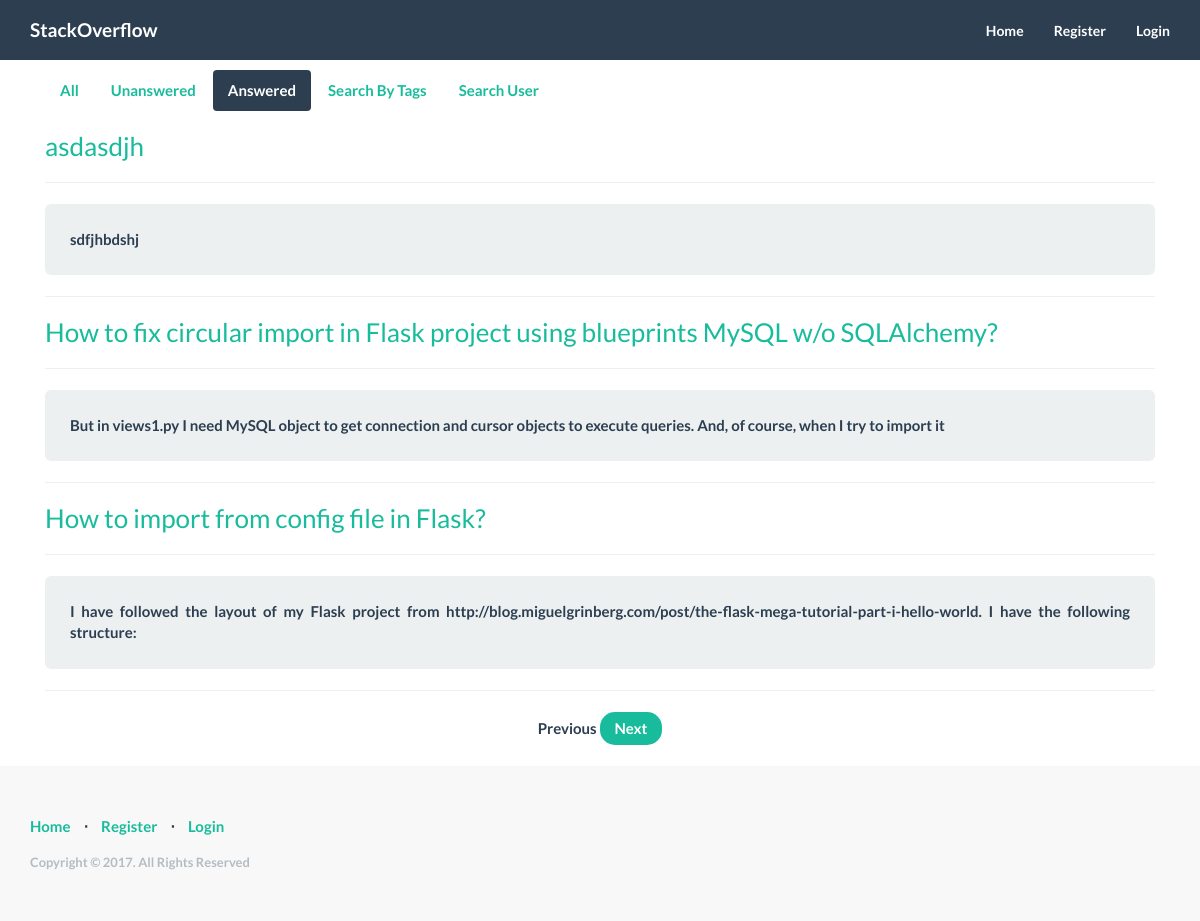
The app's page /answeredQuestions with its own data.
### app/mod_question/models.py (models this page shows, shortened)
class Question(db.Model):
	__tablename__ = "questions"
	question_id = db.Column(db.Integer, primary_key = True)
	title = db.Column(db.String)
	body = db.Column(db.Text)
	code = db.Column(db.Text)
	timestamp = db.Column(db.DateTime)
	user_id = db.Column(db.Integer, db.ForeignKey('users.user_id'))
	answers = db.relationship('Answer', backref = 'question', lazy = 'dynamic')
	comments = db.relationship('Comment', backref = 'question', lazy = 'dynamic')
	tags = db.relationship('Tag', backref = 'question', lazy = 'dynamic')
	upvotes = db.relationship('Upvote', backref = 'question', lazy = 'dynamic')
	downvotes = db.relationship('Downvote', backref = 'question', lazy = 'dynamic')
	answered = db.Column(db.Integer)

### app/mod_question/views.py (the view)
@mod_question.route('/answeredQuestions')
@mod_question.route('/answeredQuestions/<int:page>', methods=['GET', 'POST'])
def answeredQuestions(page=1):
	questions = Question.query.filter(Question.answered != 0).order_by(Question.timestamp.desc()).paginate(page, app.config['POSTS_PER_PAGE'], False)
	return render_template('mod_question/answeredQuestions.html', title = 'Answered Questions', questions = questions)

### app/mod_answer/views.py (called while the page is built)
@app.before_request
def before_request():
	g.user = current_user
	if g.user.is_authenticated:
		g.user.last_seen = datetime.utcnow()
		db.session.add(g.user)
		db.session.commit()

@app.context_processor
def utility_processor():
	def user(user_id):
		return User.query.filter_by(user_id = user_id).first()
	return dict(user = user)

@app.context_processor
def answer_comments():
	def get_answer_comments(answer_id):
		"""filters answers by anser_id and returns an object of comments filtered"""
		return Comment.query.filter_by(answer_id = answer_id).all()
	return dict(get_answer_comments = get_answer_comments)

@app.context_processor
def answer_id():
	def create_answer_id(answer_id):
		return "add-answer-comment-" + str(answer_id)
	return dict(create_answer_id = create_answer_id)

@app.context_processor
def body_id():
	def create_comment_body_id(answer_id):
		return "comment-body-" + str(answer_id)
	return dict(create_comment_body_id = create_comment_body_id)

### app/mod_auth/views.py (called while the page is built)
@app.before_request
def before_request():
	g.user = current_user
	if g.user.is_authenticated:
		g.user.last_seen = datetime.utcnow()
		db.session.add(g.user)
		db.session.commit()

@app.context_processor
def utility_processor():
	def user(user_id):
		"""filters users by user_id and returns an object of users"""
		return User.query.filter_by(user_id = user_id).first()
	return dict(user = user)

@app.context_processor
def answer_comments():
	def get_answer_comments(answer_id):
		"""filters answers by anser_id and returns an object of comments filtered"""
		return Comment.query.filter_by(answer_id = answer_id).all()
	return dict(get_answer_comments = get_answer_comments)

@app.context_processor
def answer_id():
	def create_answer_id(answer_id):
		return "add-answer-comment-" + str(answer_id)
	return dict(create_answer_id = create_answer_id)

@app.context_processor
def body_id():
	def create_comment_body_id(answer_id):
		return "comment-body-" + str(answer_id)
	return dict(create_comment_body_id = create_comment_body_id)

### app/mod_comment/views.py (called while the page is built)
@app.before_request
def before_request():
	g.user = current_user
	if g.user.is_authenticated:
		g.user.last_seen = datetime.utcnow()
		db.session.add(g.user)
		db.session.commit()

@app.context_processor
def utility_processor():
	def user(user_id):
		return User.query.filter_by(user_id = user_id).first()
	return dict(user = user)

@app.context_processor
def answer_id():
	def create_answer_id(answer_id):
		return "add-answer-comment-" + str(answer_id)
	return dict(create_answer_id = create_answer_id)

### app/templates/mod_question/answeredQuestions.html (shortened to what this page needs)
{% extends "base.html" %}
{% block body %}
<div class="container">
    <div class="col-md-12 text-center">
        <ul class="nav nav-pills">
            <li><a href="{{ url_for('mod_home.index') }}">All</a></li>
            <li><a href="{{ url_for('mod_question.unansweredQuestions') }}">Unanswered</a></li>
            <li class="active"><a href="{{ url_for('mod_question.answeredQuestions') }}">Answered</a></li>
            <li><a href="{{ url_for('mod_tag.searchByTags') }}">Search By Tags</a></li>
            <li><a href="{{ url_for('mod_user.profile') }}">Search User</a></li>
        </ul>
    </div>
    <br>
    <div class="col-md-12 text-center">
        {% for question in questions.items %}
            {% include 'mod_question/questionLink.html' %}
        {% endfor %}
    </div>
    <ul class="pager">
    {% if questions.has_prev %}<li><a href="{{ url_for('mod_question.answeredQuestions', page=questions.prev_num) }}">Previous</a></li>{% else %}<li>Previous</li>{% endif %}
    {% if questions.has_next %}<li><a href="{{ url_for('mod_question.answeredQuestions', page=questions.next_num) }}">Next</a></li>{% else %}<li>Next</li>{% endif %}
    </ul>
</div>
{% endblock %}

### app/templates/mod_question/questionLink.html
<h3 style="text-align: left;"><a href="{{ url_for('mod_question.showQuestion', question_id = question.question_id) }}">{{ question.title }}</a></h3>
<hr>
<div class="well well-lg">
	{% if question.body.split()|length > 25 %}
		{{ " ".join((question.body.split())[:25]) }}
	{% else %}
		{{ question.body }}
	{% endif %}
</div>
<hr>

### app/static/css/style.css (style rules this page uses)
body, html { width: 100%; height: 100%; }
body, h1, h2, h3 { font-family: "Lato", "Helvetica Neue", Helvetica, Arial, sans-serif; font-weight: 700; }
a, .navbar-default .navbar-brand, .navbar-default .navbar-nav>li>a { color: #aec251; }
.nav-tabs > li, .nav-pills > li { float: none; display: inline-block; }
.nav-tabs, .nav-pills { text-align: center; }

### app/static/css/newStyle.css (style rules this page uses)
.well { text-align: justify; }

### app/static/css/comments.css (style rules this page uses)
* { margin: 0; padding: 0; -webkit-box-sizing: border-box; -moz-box-sizing: border-box; box-sizing: border-box; }
ul { list-style-type: none; }

### records on screen
Question: title "asdasdjh", body "sdfjhbdshj"
Question: title "How to fix circular import in Flask project using blueprints MySQL w/o SQLAlchemy?", body "But in views1.py I need MySQL object to get connection and cursor objects to execute queries. And, of course, when I try to import it"
Question: title "How to import from config file in Flask?", body "I have followed the layout of my Flask project from http://blog.miguelgrinberg.com/post/the-flask-mega-tutorial-part-i-hello-world. I have the following structure:"
